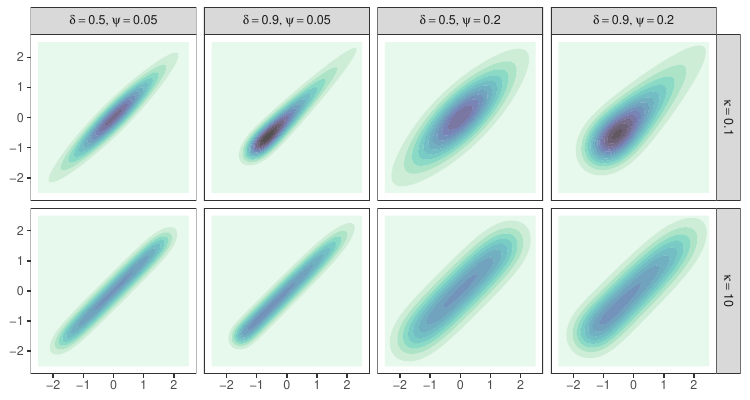

Generate this figure with R:
library(mqfa)
library(tidyverse)
library(furrr)

mu <- list(rep(0, 2))
L <- list(matrix(c(1, 1), nrow = 2, ncol = 1))
delta <- list(0.5, 0.9)
kappa <- list(0.1, 10)
psi <- list(0.05, 0.2)


params <- cross(list("mu" = mu, "L" = L, "delta" = delta, "kappa" = kappa, "psi" = psi))
theta <- map(params, \(x) matrix(complete_theta_std(x$delta, x$kappa), nrow = 4, ncol = 1))
params <- transpose(params)
params$theta <- theta
params <- transpose(params)

B <- 100
lim <- 2.5
points <- expand.grid("x1" = seq(-lim, lim, len = B),
                      "x2" = seq(-lim, lim, len = B))

plan(multisession(workers = 4))

# Monte Carlo
# fx <- future_map(params,
#                  \(x) fx_fgld_mc(x = points, mu = x$mu, L = x$L, psi = x$psi, theta = x$theta, B = 5000),
#                  .options = furrr_options(seed = 1))

# Cubature
fx <- future_map(params,
                 \(x) fx_fgld_cubature(x = points, mu = x$mu, L = x$L, psi = x$psi, theta = x$theta),
                 .options = furrr_options(seed = 1))

plottable <- transpose(params)[c("delta", "kappa", "psi")] |>
  map(unlist) |>
  as_tibble()
plottable$fx <- map(fx, \(x) bind_cols(points, "fx" = x))
plottable <- unnest(plottable, fx)

(p_contour <- ggplot(plottable, aes(x1, x2, z = fx))+
  geom_contour_filled(alpha = 0.7, bins = 15)+
  facet_grid(rows = vars(kappa), cols = vars(psi, delta),
             labeller = label_bquote(cols = list(delta==.(delta), psi==.(psi)),
                                     rows = kappa==.(kappa))
             )+
  coord_equal()+
  scale_fill_viridis_d(option = "G", direction = -1)+
  labs(x = NULL, y = NULL, col = NULL)+
  guides(fill = "none")+
  theme_bw()+
  theme(panel.grid = element_blank()))

ggsave(filename = "contour-plots.pdf", width = 7.5, height = 4)
